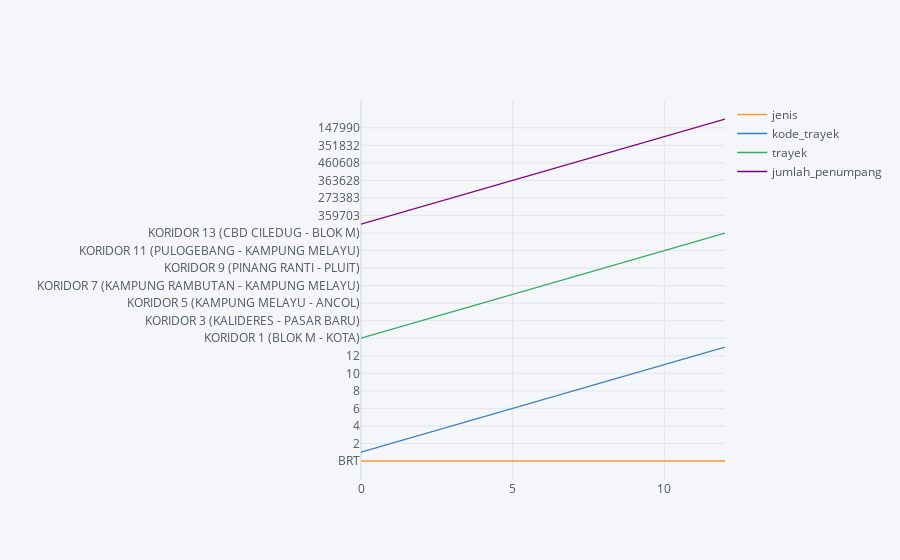

Write notebook code for a chart like this one.
### Code cell
print(df_BRT[['trayek', 'jumlah_penumpang']].set_index('trayek').head(5))
df_BRT.iplot()

### Figure 1 — Plotly figure (JSON) as saved in the notebook; plotly's stock layout.template omitted (floating-point values rounded to 4 significant figures)
{"data": [{"line": {"color": "rgba(255, 153, 51, 1.0)", "dash": "solid", "shape": "linear", "width": 1.3}, "mode": "lines", "name": "jenis", "text": "", "type": "scatter", "x": [0, 1, 2, 3, 4, 5, 6, 7, 8, 9, 10, 11, 12], "y": ["BRT", "BRT", "BRT", "BRT", "BRT", "BRT", "BRT", "BRT", "BRT", "BRT", "BRT", "BRT", "BRT"]}, {"line": {"color": "rgba(55, 128, 191, 1.0)", "dash": "solid", "shape": "linear", "width": 1.3}, "mode": "lines", "name": "kode_trayek", "text": "", "type": "scatter", "x": [0, 1, 2, 3, 4, 5, 6, 7, 8, 9, 10, 11, 12], "y": ["1", "2", "3", "4", "5", "6", "7", "8", "9", "10", "11", "12", "13"]}, {"line": {"color": "rgba(50, 171, 96, 1.0)", "dash": "solid", "shape": "linear", "width": 1.3}, "mode": "lines", "name": "trayek", "text": "", "type": "scatter", "x": [0, 1, 2, 3, 4, 5, 6, 7, 8, 9, 10, 11, 12], "y": ["KORIDOR 1 (BLOK M - KOTA)", "KORIDOR 2 (PULOGADUNG 1 - HARMONI)", "KORIDOR 3 (KALIDERES - PASAR BARU)", "KORIDOR 4 (PULOGADUNG 2 - DUKUH ATAS 2)", "KORIDOR 5 (KAMPUNG MELAYU - ANCOL)", "KORIDOR 6 (RAGUNAN - DUKUH ATAS 2)", "KORIDOR 7 (KAMPUNG RAMBUTAN - KAMPUNG MELAYU)", "KORIDOR 8 (LEBAK BULUS - HARMONI)", "KORIDOR 9 (PINANG RANTI - PLUIT)", "KORIDOR 10 (PGC 2 - PLUIT)", "KORIDOR 11 (PULOGEBANG - KAMPUNG MELAYU)", "KORIDOR 12 (PENJARINGAN - TANJUNG PRIOK)", "KORIDOR 13 (CBD CILEDUG - BLOK M)"]}, {"line": {"color": "rgba(128, 0, 128, 1.0)", "dash": "solid", "shape": "linear", "width": 1.3}, "mode": "lines", "name": "jumlah_penumpang", "text": "", "type": "scatter", "x": [0, 1, 2, 3, 4, 5, 6, 7, 8, 9, 10, 11, 12], "y": [872507, 359703, 478685, 273383, 444222, 363628, 460311, 460608, 697985, 351832, 146679, 147990, 305141]}], "layout": {"legend": {"bgcolor": "#F5F6F9", "font": {"color": "#4D5663"}}, "paper_bgcolor": "#F5F6F9", "plot_bgcolor": "#F5F6F9", "title": {"font": {"color": "#4D5663"}}, "xaxis": {"gridcolor": "#E1E5ED", "showgrid": true, "tickfont": {"color": "#4D5663"}, "title": {"font": {"color": "#4D5663"}, "text": ""}, "zerolinecolor": "#E1E5ED"}, "yaxis": {"gridcolor": "#E1E5ED", "showgrid": true, "tickfont": {"color": "#4D5663"}, "title": {"font": {"color": "#4D5663"}, "text": ""}, "zerolinecolor": "#E1E5ED"}}}
